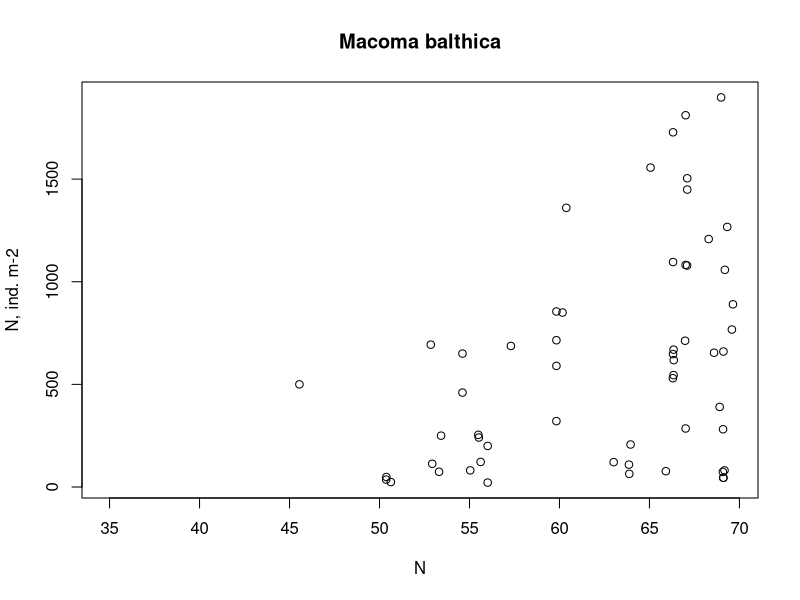

Recreate this plot in R. (Note: this script raises an error after producing the figure.)
setwd("/home/sonya/Dropbox/PhD_thesis/PhD_thesis/article_Barents_microdistribution/")


ishodnik <- read.csv2("N_Macoma_cockle.csv", header=T)
str(ishodnik)
summary(ishodnik)

#рисуем картинку обилия по широте Macoma

pdf("Macoma_lat_vs_N.pdf", family="NimbusSan")
plot(x=ishodnik$Lattitude, y=ishodnik$Macoma, ylab="N, ind. m-2", xlab="N", main="Macoma balthica",)
dev.off()
embedFonts("Macoma_lat_vs_logN.pdf")

#logN
pdf("Macoma_lat_vs_logN.pdf", family="NimbusSan")
plot(x=ishodnik$Lattitude, y=log(ishodnik$Macoma, base = 10), ylab="logN, ind. m-2", xlab="lat", main="Macoma balthica",)
dev.off()
embedFonts("Macoma_lat_vs_logN.pdf")

#рисуем картинку обилия по широте Cerastoderma
pdf("cockle_lat_vs_N.pdf", family="NimbusSan")
plot(x=ishodnik$Lattitude, y=ishodnik$cockle, ylab="N, ind. m-2", xlab="lat", main="Cerastoderma edule")
dev.off()
embedFonts("cockle_lat_vs_N.pdf")

## усредняем N для каждых 5 градусов
ishodnik$lat_5grad <- cut(ishodnik$Lattitude, breaks = seq(30,70,5))

pdf("Macoma_lat_vs_N_boxplot.pdf", family="NimbusSan")
boxplot(ishodnik$Macoma ~ ishodnik$lat_5grad, main = "Macoma balthica")
dev.off()
embedFonts("Macoma_lat_vs_N_boxplot.pdf")


pdf("boxplot_lat_vs_N.pdf", family="NimbusSan")
par(mfrow = c(2,1))
par(mai = c(0.2,0.5,0.5,0.5))
boxplot(ishodnik$Macoma ~ ishodnik$lat_5grad, main = "Macoma balthica", names = F)
par(mai = c(0.8,0.5,0.5,0.5))
boxplot(ishodnik$cockle ~ ishodnik$lat_5grad, main = "Cerastoderma edule", ylim = c(0,750), xlab = "lat")
dev.off()
embedFonts("boxplot_lat_vs_N.pdf")
